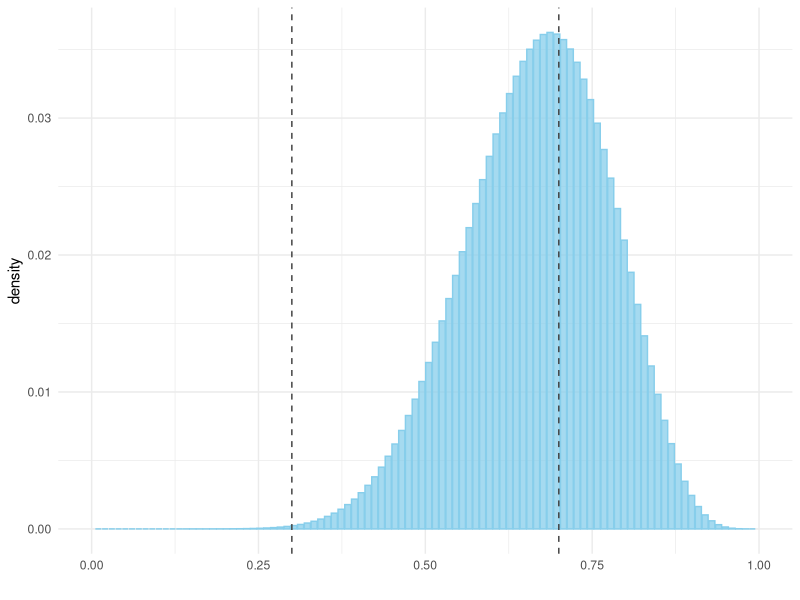

Write R code to recreate this figure.
# libraries --------------------------------------------------------------------
library(ggplot2)

# grid based Bayesian inference ------------------------------------------------
# set grid resolution
resolution <- 100

# create the grid
grid <- seq(from = 0, to = 1, length.out = resolution)

# prior
prior <- rep(1, resolution)

# data
n <- 16
z <- 11

# likelihood
likelihood <- dbinom(z, n, prob = grid)

# posterior
posterior <- likelihood * prior

# normalize the posterior so it sums to 1
posterior <- posterior / sum(posterior)

# fairness calculation ---------------------------------------------------------
bottom_cut <- 0.3 * resolution
top_cut <- 0.7 * resolution
fairness <- sum(posterior[bottom_cut:top_cut])
cat(paste0("Fairness of the coin is: ", format(fairness, digits = 3), "."))

# fairness visualization -------------------------------------------------------
df <- data.frame(x = grid, y = posterior)
ggplot(data = df, aes(x = x, y = y)) +
  geom_bar(
    stat = "identity", color = "skyblue",
    fill = "skyblue", alpha = 0.75
  ) +
  geom_vline(xintercept = 0.3, linetype = "dashed", color = "grey25") +
  geom_vline(xintercept = 0.7, linetype = "dashed", color = "grey25") +
  xlim(0, 1) +
  xlab("") +
  ylab("density") +
  theme_minimal()
